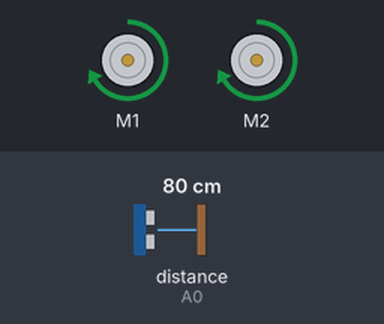
Bench run of a sketch on a simulated Arduino Uno, built with avr-gcc and run on an emulated ATmega328P. On the bench: 2 × DC motor (green arrow = forward, orange = backward, longer = faster). Wiring (inferred from the names in the program): ultrasonic range finder: trigger A1; echo A0. The test bench sets the inputs (shaded band); at power-on: distance to the obstacle (sensor on A0) 80 cm. The echo pulse lasts 58.3 µs per cm; random numbers use the default seed unless the sketch sets one.

Above: at 1.2 s.
1.3 s: distance to the obstacle (sensor on A0) set to 22 cm
2.8 s: distance to the obstacle (sensor on A0) set to 19 cm
At 3.2 s:
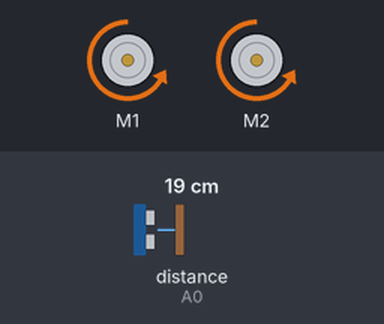
5.8 s: distance to the obstacle (sensor on A0) set to 35 cm
At 6.3 s:
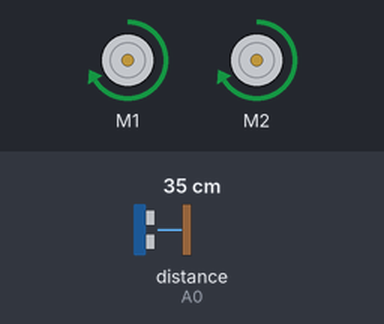
7.3 s: distance to the obstacle (sensor on A0) set to 2 cm
At 7.7 s:
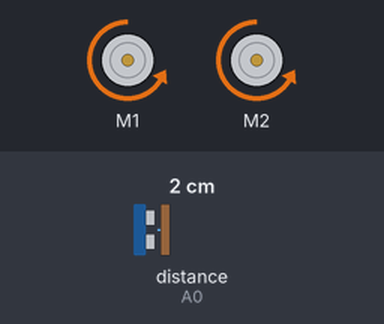
Timing chart, 0 to 10.3 s (numbered marks = the images above; inputs shaded):
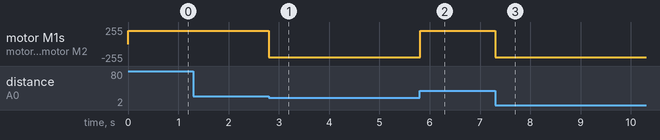

The sketch:

Robot.ino
```cpp
#include<AFMotor.h>
#define echo A0
#define trig A1

AF_DCMotor motor1(1);
AF_DCMotor motor2(2);

long times, distance;

void setup() {
  pinMode(echo, INPUT);
  pinMode(trig, OUTPUT);
  motor1.setSpeed(200);
  motor2.setSpeed(200);
  motor1.run(RELEASE);
  motor2.run(RELEASE);
}

void loop() {
  digitalWrite(trig, LOW);
  delayMicroseconds(5);
  digitalWrite(trig, HIGH);
  delayMicroseconds(10);
  digitalWrite(trig, LOW);

  times = pulseIn(echo, HIGH);
  distance = times / 29.1 / 2;

  if(distance < 20)
  {
    Backward();
    delay(500);
    int randNumb = random(2);
    if(randNumb == 0)
      TurnRight();
    else
      TurnLeft();
  }else
    Forward();

}

void Forward()
{
  motor1.run(FORWARD);
  motor2.run(FORWARD);
}
void Backward()
{
  motor1.run(BACKWARD);
  motor2.run(BACKWARD);
}
void TurnRight()
{
  motor1.run(FORWARD);
  motor2.run(BACKWARD);
}
void TurnLeft()
{
  motor1.run(BACKWARD);
  motor2.run(FORWARD);
}
```

Measured:
- the behaviour switches between 21 and 20 cm on distance to the obstacle (sensor on A0) (found by bisection; images 0 and 1)
- after the input at 1.3 s, every drawn part: stays the same
- after the input at 2.8 s, motor M1, motor M2: forward 200/255 → backward 200/255 at once
- after the input at 5.8 s, motor M1, motor M2: backward 200/255 → forward 200/255 at once
- after the input at 7.3 s, motor M1, motor M2: forward 200/255 → backward 200/255 at once
